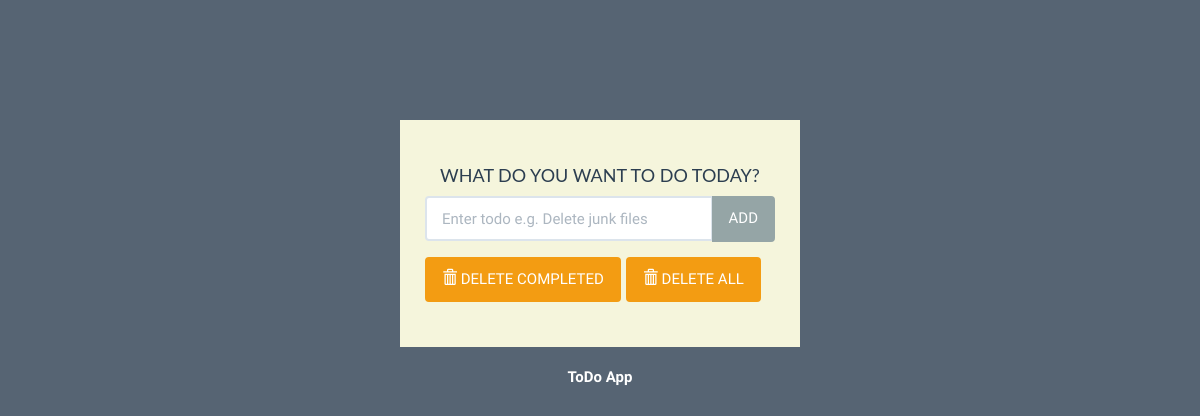
Before: / with the older database file.
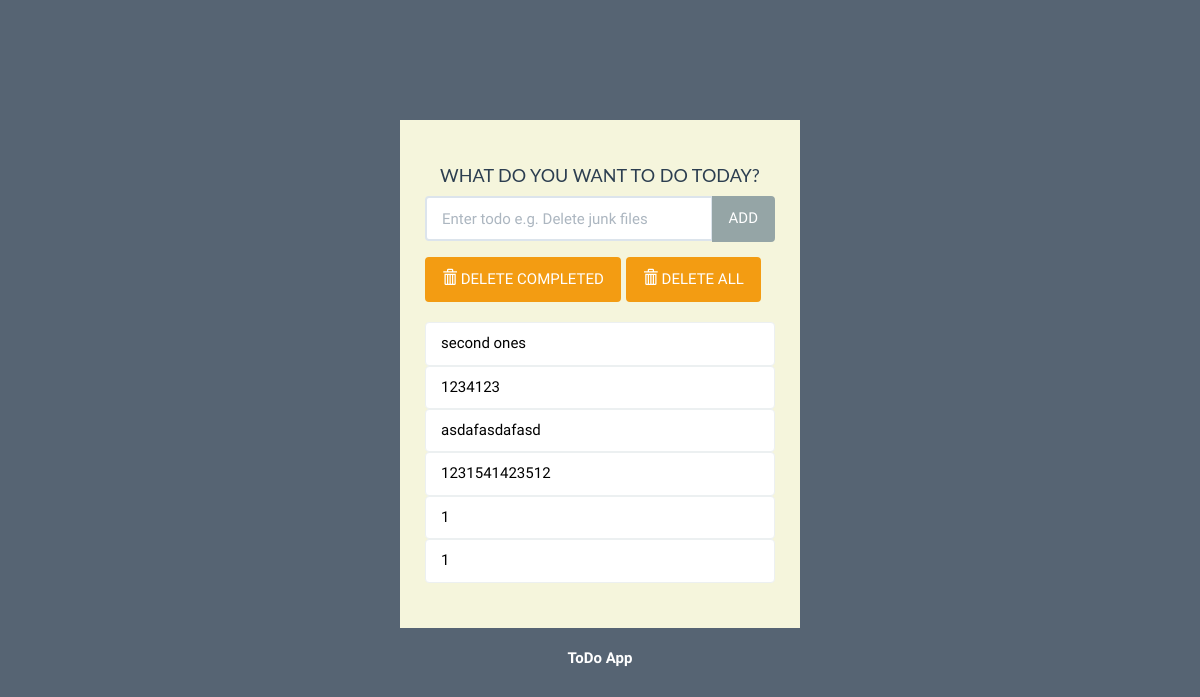
After: the same page with the newer database file.
### toDoApp/models.py (models this page shows, shortened)
class toDo(models.Model):
    text = models.CharField(max_length=120)
    complete = models.BooleanField(default=False)

### toDoApp/views.py (the view)
# urls.py: url(r'^$', views.index, name='index'),
def index(request):
    todo_list = toDo.objects.order_by('id')
    form = toDoForm()
    context = {'todo_list':todo_list, 'form':form}
    return render(request,'todo/index.html',context)

### toDoApp/forms.py
class toDoForm(forms.Form):
    text = forms.CharField(max_length=150,widget=forms.TextInput( attrs={'class':'form-control','placeholder':'Enter todo e.g. Delete junk files', 'aria-label':'Todo','aria-describedby':'add-btn'} ))

### toDoApp/templates/todo/index.html (shortened to what this page needs)
{% load static %}
<!DOCTYPE html>
<html lang="en">
	<head>
		<link rel="stylesheet" href="{% static 'todo/bs/css/flatly.min.css' %}" />
		<link rel="stylesheet" href="{% static 'todo/styles.css' %}" />
	</head>
	<body>
		<div class="container-fluid" id="wrapper">
			<div class="row">
				<div class="col-lg-4 col-lg-offset-4" id="content">
					<h2>WHAT DO YOU WANT TO DO TODAY?</h2>
					<form action="{% url 'add' %}" method="POST" role="form">
						<div class="form-group">
							<div class="input-group">
							  {{ form.text }}
							  <span class="input-group-btn">
								  <button type="submit" class="btn btn-default" id="add-btn">ADD</button>
							  </span>
							</div>
						</div>
					</form>
					<div class="row t10">
						<div class="col-lg-12">
							<div class="btn-toolbar">
								<div class="btn-group">
									<a href="{% url 'delcomplete' %}"><button type="button" class="btn btn-warning">
										<i class="glyphicon glyphicon-trash"></i> DELETE COMPLETED
									</button></a>
								</div>
								<div class="btn-group">
									<a href="{% url 'delall' %}"><button type="button" class="btn btn-warning">
										<i class="glyphicon glyphicon-trash"></i> DELETE ALL
									</button></a>
								</div>
							</div>
						</div>
					</div>
					<ul class="list-group t20">
						{% for todo in todo_list %}
							{% if todo.complete %}
							<li class="list-group-item todo-completed">{{ todo.text }}</li>
							{% else %}
							<a href="{% url 'complete' todo.id %}"><li class="list-group-item">{{ todo.text }}</li></a>
							{% endif %}
						{% endfor %}
					</ul>
				</div>
			</div>
			<footer>
				<div class="row pad">
					<div class="col-lg-12 text-center">
						<strong>ToDo App</strong>
					</div>
				</div>
			</footer>
		</div>
	</body>
</html>

### toDoApp/static/todo/styles.css (style rules this page uses)
body { background: rgba(44, 62, 80, .8); font-family: 'Oswald', 'Futura', sans-serif; }
#wrapper { margin-top: 10% !important; }
#content { background: beige; padding: 25px; }
#content > h2 { font-size: 18px; text-align: center; padding-top: 0; }
.t10 { margin-top: 10px; }
.t20 { margin-top: 20px; }
footer { margin-top: 20px; color: white; }
.list-group-item { color: black; }

Changed rows visible on the page:
added toDo: text "second ones"
added toDo: text "1234123"
added toDo: text "asdafasdafasd"
added toDo: text "1231541423512"
added toDo: text "1"
added toDo: text "1"
